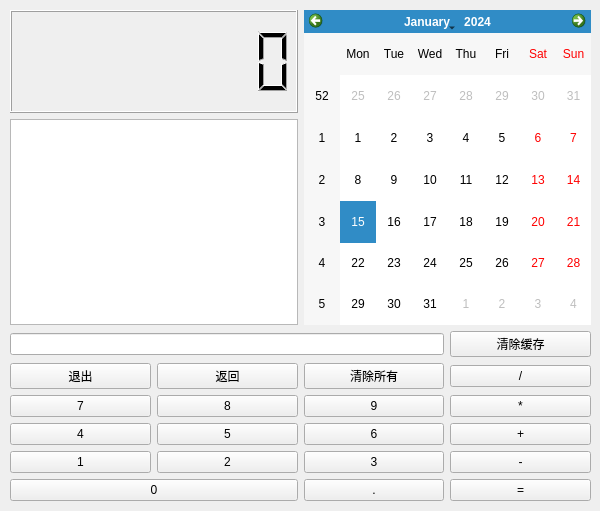
<?xml version="1.0" encoding="UTF-8"?>
<ui version="4.0">
 <class>widget</class>
 <widget class="QWidget" name="widget">
  <property name="geometry">
   <rect>
    <x>0</x>
    <y>0</y>
    <width>600</width>
    <height>511</height>
   </rect>
  </property>
  <property name="maximumSize">
   <size>
    <width>600</width>
    <height>600</height>
   </size>
  </property>
  <property name="windowTitle">
   <string>计算器</string>
  </property>
  <widget class="QWidget" name="gridLayoutWidget">
   <property name="geometry">
    <rect>
     <x>10</x>
     <y>10</y>
     <width>581</width>
     <height>491</height>
    </rect>
   </property>
   <layout class="QGridLayout" name="gridLayout">
    <item row="4" column="3">
     <widget class="QPushButton" name="pushButton">
      <property name="text">
       <string>清除缓存</string>
      </property>
     </widget>
    </item>
    <item row="8" column="3">
     <widget class="QPushButton" name="pushButton_17">
      <property name="text">
       <string>-</string>
      </property>
     </widget>
    </item>
    <item row="6" column="2">
     <widget class="QPushButton" name="pushButton_8">
      <property name="text">
       <string>9</string>
      </property>
     </widget>
    </item>
    <item row="4" column="0" colspan="3">
     <widget class="QLineEdit" name="lineEdit"/>
    </item>
    <item row="6" column="1">
     <widget class="QPushButton" name="pushButton_7">
      <property name="text">
       <string>8</string>
      </property>
     </widget>
    </item>
    <item row="5" column="1">
     <widget class="QPushButton" name="pushButton_3">
      <property name="text">
       <string>返回</string>
      </property>
     </widget>
    </item>
    <item row="8" column="0">
     <widget class="QPushButton" name="pushButton_14">
      <property name="text">
       <string>1</string>
      </property>
     </widget>
    </item>
    <item row="5" column="3">
     <widget class="QPushButton" name="pushButton_5">
      <property name="text">
       <string>/</string>
      </property>
     </widget>
    </item>
    <item row="8" column="1">
     <widget class="QPushButton" name="pushButton_15">
      <property name="text">
       <string>2</string>
      </property>
     </widget>
    </item>
    <item row="9" column="2">
     <widget class="QPushButton" name="pushButton_19">
      <property name="text">
       <string>.</string>
      </property>
     </widget>
    </item>
    <item row="8" column="2">
     <widget class="QPushButton" name="pushButton_16">
      <property name="text">
       <string>3</string>
      </property>
     </widget>
    </item>
    <item row="7" column="0">
     <widget class="QPushButton" name="pushButton_10">
      <property name="text">
       <string>4</string>
      </property>
     </widget>
    </item>
    <item row="7" column="2">
     <widget class="QPushButton" name="pushButton_12">
      <property name="text">
       <string>6</string>
      </property>
     </widget>
    </item>
    <item row="7" column="1">
     <widget class="QPushButton" name="pushButton_11">
      <property name="text">
       <string>5</string>
      </property>
     </widget>
    </item>
    <item row="9" column="3">
     <widget class="QPushButton" name="pushButton_20">
      <property name="text">
       <string>=</string>
      </property>
     </widget>
    </item>
    <item row="5" column="0">
     <widget class="QPushButton" name="pushButton_2">
      <property name="text">
       <string>退出</string>
      </property>
     </widget>
    </item>
    <item row="5" column="2">
     <widget class="QPushButton" name="pushButton_4">
      <property name="text">
       <string>清除所有</string>
      </property>
     </widget>
    </item>
    <item row="9" column="0" colspan="2">
     <widget class="QPushButton" name="pushButton_18">
      <property name="text">
       <string>0</string>
      </property>
     </widget>
    </item>
    <item row="6" column="0">
     <widget class="QPushButton" name="pushButton_6">
      <property name="text">
       <string>7</string>
      </property>
     </widget>
    </item>
    <item row="7" column="3">
     <widget class="QPushButton" name="pushButton_13">
      <property name="text">
       <string>+</string>
      </property>
     </widget>
    </item>
    <item row="6" column="3">
     <widget class="QPushButton" name="pushButton_9">
      <property name="text">
       <string>*</string>
      </property>
     </widget>
    </item>
    <item row="0" column="0" colspan="2">
     <widget class="QLCDNumber" name="lcdNumber">
      <property name="acceptDrops">
       <bool>false</bool>
      </property>
      <property name="autoFillBackground">
       <bool>false</bool>
      </property>
      <property name="smallDecimalPoint">
       <bool>false</bool>
      </property>
      <property name="digitCount">
       <number>8</number>
      </property>
      <property name="value" stdset="0">
       <double>0.000000000000000</double>
      </property>
      <property name="intValue" stdset="0">
       <number>0</number>
      </property>
     </widget>
    </item>
    <item row="0" column="2" rowspan="3" colspan="2">
     <widget class="QCalendarWidget" name="calendarWidget"/>
    </item>
    <item row="1" column="0" rowspan="2" colspan="2">
     <widget class="QTextBrowser" name="textBrowser">
      <property name="sizePolicy">
       <sizepolicy hsizetype="Preferred" vsizetype="Preferred">
        <horstretch>0</horstretch>
        <verstretch>0</verstretch>
       </sizepolicy>
      </property>
      <property name="maximumSize">
       <size>
        <width>2555555</width>
        <height>2555555</height>
       </size>
      </property>
      <property name="autoFillBackground">
       <bool>false</bool>
      </property>
     </widget>
    </item>
   </layout>
  </widget>
 </widget>
 <resources/>
 <connections/>
</ui>
